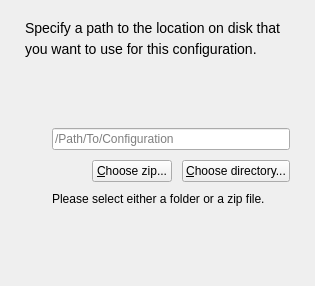
  <widget class="DiskConfigPage" name="disk_config_page">
   <property name="title">
    <string>&lt;p&gt;&lt;/p&gt;&lt;font size=18&gt;&amp;nbsp;Browse for a Configuration&lt;/font&gt;&lt;p&gt;&lt;/p&gt;</string>
   </property>
   <property name="subTitle">
    <string>&amp;nbsp;</string>
   </property>
   <layout class="QVBoxLayout" name="verticalLayout_8">
    <property name="leftMargin">
     <number>25</number>
    </property>
    <property name="topMargin">
     <number>20</number>
    </property>
    <property name="rightMargin">
     <number>25</number>
    </property>
    <property name="bottomMargin">
     <number>20</number>
    </property>
    <item>
     <widget class="QLabel" name="disk_config_subheader">
      <property name="styleSheet">
       <string notr="true">font-size: 14px;</string>
      </property>
      <property name="text">
       <string>&lt;p style=&quot;line-height: 130%&quot;&gt;Specify a path to the location on disk that you want to use for this configuration.&lt;/p&gt;</string>
      </property>
      <property name="wordWrap">
       <bool>true</bool>
      </property>
     </widget>
    </item>
    <item>
     <spacer name="verticalSpacer_17">
      <property name="orientation">
       <enum>Qt::Vertical</enum>
      </property>
      <property name="sizeType">
       <enum>QSizePolicy::Fixed</enum>
      </property>
      <property name="sizeHint" stdset="0">
       <size>
        <width>20</width>
        <height>20</height>
       </size>
      </property>
     </spacer>
    </item>
    <item>
     <layout class="QHBoxLayout" name="horizontalLayout_2" stretch="0,1">
      <property name="spacing">
       <number>20</number>
      </property>
      <item>
       <widget class="QLabel" name="folder_icon">
        <property name="maximumSize">
         <size>
          <width>200</width>
          <height>200</height>
         </size>
        </property>
        <property name="text">
         <string/>
        </property>
        <property name="pixmap">
         <pixmap resource="resources.qrc">:/tk-framework-adminui/setup_project/shotgun_folder.png</pixmap>
        </property>
        <property name="scaledContents">
         <bool>true</bool>
        </property>
        <property name="openExternalLinks">
         <bool>true</bool>
        </property>
       </widget>
      </item>
      <item>
       <layout class="QVBoxLayout" name="verticalLayout_7">
        <property name="spacing">
         <number>10</number>
        </property>
        <item>
         <spacer name="verticalSpacer_21">
          <property name="orientation">
           <enum>Qt::Vertical</enum>
          </property>
          <property name="sizeHint" stdset="0">
           <size>
            <width>20</width>
            <height>40</height>
           </size>
          </property>
         </spacer>
        </item>
        <item>
         <widget class="QLineEdit" name="path">
          <property name="toolTip">
           <string>&lt;html&gt;&lt;head/&gt;&lt;body&gt;&lt;p&gt;Enter the path to a configuration on disk.  Either a valid configuration directory or a zip of one.&lt;/p&gt;&lt;/body&gt;&lt;/html&gt;</string>
          </property>
          <property name="placeholderText">
           <string>/Path/To/Configuration</string>
          </property>
         </widget>
        </item>
        <item>
         <layout class="QHBoxLayout" name="horizontalLayout_4">
          <property name="spacing">
           <number>10</number>
          </property>
          <item>
           <spacer name="horizontalSpacer_4">
            <property name="orientation">
             <enum>Qt::Horizontal</enum>
            </property>
            <property name="sizeHint" stdset="0">
             <size>
              <width>40</width>
              <height>20</height>
             </size>
            </property>
           </spacer>
          </item>
          <item>
           <widget class="QPushButton" name="disk_browse_button_zip">
            <property name="sizePolicy">
             <sizepolicy hsizetype="Maximum" vsizetype="Fixed">
              <horstretch>0</horstretch>
              <verstretch>0</verstretch>
             </sizepolicy>
            </property>
            <property name="text">
             <string>&amp;Choose zip...</string>
            </property>
           </widget>
          </item>
          <item>
           <widget class="QPushButton" name="disk_browse_button_dir">
            <property name="sizePolicy">
             <sizepolicy hsizetype="Maximum" vsizetype="Fixed">
              <horstretch>0</horstretch>
              <verstretch>0</verstretch>
             </sizepolicy>
            </property>
            <property name="text">
             <string>&amp;Choose directory...</string>
            </property>
           </widget>
          </item>
         </layout>
        </item>
        <item>
         <widget class="QLabel" name="label_2">
          <property name="text">
           <string>Please select either a folder or a zip file.</string>
          </property>
         </widget>
        </item>
        <item>
         <spacer name="verticalSpacer_10">
          <property name="orientation">
           <enum>Qt::Vertical</enum>
          </property>
          <property name="sizeHint" stdset="0">
           <size>
            <width>20</width>
            <height>40</height>
           </size>
          </property>
         </spacer>
        </item>
       </layout>
      </item>
     </layout>
    </item>
    <item>
     <widget class="QLabel" name="disk_errors">
      <property name="styleSheet">
       <string notr="true">color: rgb(252, 98, 70);</string>
      </property>
      <property name="text">
       <string/>
      </property>
      <property name="alignment">
       <set>Qt::AlignCenter</set>
      </property>
      <property name="wordWrap">
       <bool>true</bool>
      </property>
     </widget>
    </item>
   </layout>
  </widget>
